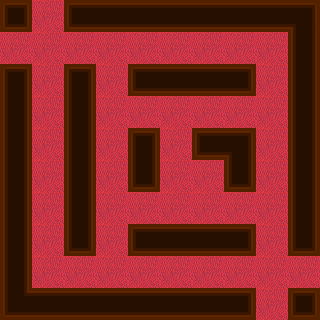

This game map was drawn from its Tiled (.tmx) file and the tilesets committed beside it. A one-line description and the trimmed map source follow:
An orthogonal 10x10 tile map with 32x32 px tiles, 2 tile layers (moquette, Calque de Tile 1), 1 hidden layer not drawn, 3 tilesets, 1 image layer and 1 object (PlayerEntity).

<map version="1.0" orientation="orthogonal" width="10" height="10" tilewidth="32" tileheight="32">
 <tileset firstgid="1" name="min" tilewidth="32" tileheight="32">
  <image source="../tilesets/walls.png" width="256" height="192" />
 </tileset>
 <tileset firstgid="49" name="meta" tilewidth="32" tileheight="32">
  <image source="../tilesets/metaset2.png" width="128" height="96" />
  <tile id="0">
   <properties>
    <property name="type" value="wall" />
   </properties>
  </tile>
  <tile id="1">
   <properties>
    <property name="type" value="box" />
   </properties>
  </tile>
 </tileset>
 <tileset firstgid="61" name="moquette" tilewidth="32" tileheight="32">
  <image source="../tilesets/moquette.png" width="96" height="192" />
 </tileset>
 <imagelayer name="Background" width="16" height="16">
  <image source="../images/background.png" />
 </imagelayer>
 <layer name="moquette" width="10" height="10">
  <data>[100 cells, 100 non-empty, 1 distinct tile ids]</data>
 </layer>
 <layer name="Calque de Tile 1" width="10" height="10">
  <data>[100 cells, 100 non-empty, 10 distinct tile ids]</data>
 </layer>
 <layer name="meta" width="10" height="10" visible="0">
  <data>[100 cells, 56 non-empty, 2 distinct tile ids]</data>
 </layer>
 <objectgroup color="#68bd17" name="Player" width="12" height="12">
  <object name="PlayerEntity" x="256" y="256" width="32" height="32">
   <properties>
    <property name="image" value="character" />
    <property name="spriteheight" value="32" />
    <property name="spritewidth" value="32" />
   </properties>
  </object>
 </objectgroup>
</map>
